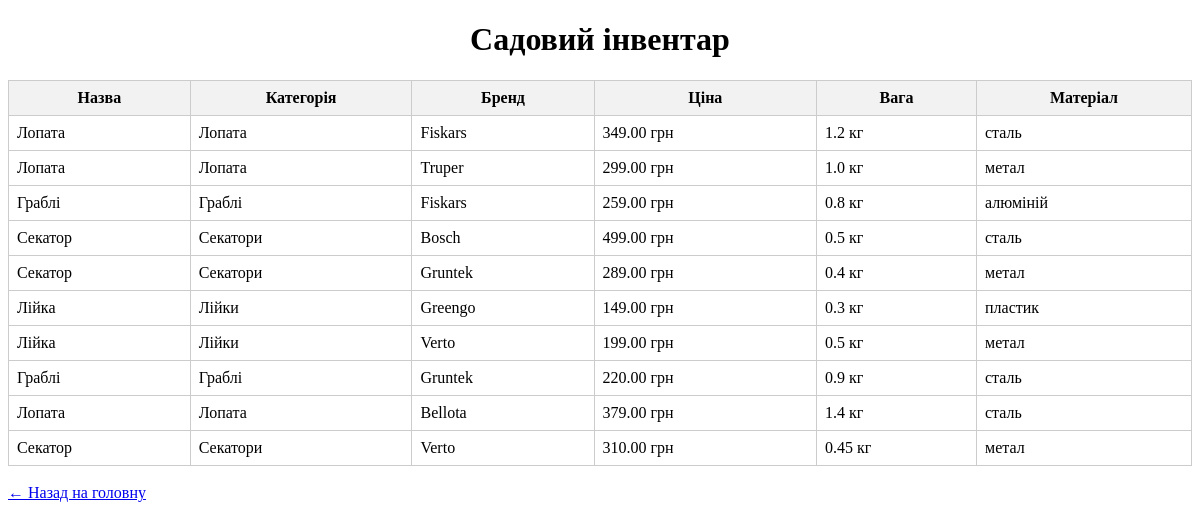
/tools/, run on the app's committed database.
### Ogirok/models.py (models this page shows, shortened)
class Tool(models.Model):
    name = models.CharField(max_length=100, verbose_name="Назва інструмента")
    category = models.ForeignKey(Category, on_delete=models.CASCADE, verbose_name="Категорія")
    brand = models.CharField(max_length=50, verbose_name="Бренд", default="Без бренду")
    price = models.DecimalField(max_digits=8, decimal_places=2, verbose_name="Ціна")
    weight = models.FloatField(verbose_name="Вага (кг)", default=1.0)
    material = models.CharField(max_length=50, verbose_name="Матеріал", default="метал")
    is_available = models.BooleanField(default=True, verbose_name="В наявності")
    created_at = models.DateTimeField(auto_now_add=True, verbose_name="Створено")

class Category(models.Model):
    name = models.CharField(max_length=50, unique=True, verbose_name="Категорія")
    description = models.TextField(blank=True, verbose_name="Опис")

### Ogirok/views.py (the view)
# urls.py: path('tools/', views.tools_page, name='tools'),
def tools_page(request):
    tools = Tool.objects.all()
    return render(request, 'Ogirok/tools_page.html', {'tools': tools})

### Ogirok/templates/ogirok/tools_page.html (shortened to what this page needs)
<!DOCTYPE html>
<html>
<head>
</head>
<body>
    <h1>Садовий інвентар</h1>
    <table>
        <tr>
            <th>Назва</th>
            <th>Категорія</th>
            <th>Бренд</th>
            <th>Ціна</th>
            <th>Вага</th>
            <th>Матеріал</th>
        </tr>
        {% for tool in tools %}
        <tr>
            <td>{{ tool.name }}</td>
            <td>{{ tool.category.name }}</td>
            <td>{{ tool.brand }}</td>
            <td>{{ tool.price }} грн</td>
            <td>{{ tool.weight }} кг</td>
            <td>{{ tool.material }}</td>
        </tr>
        {% empty %}
        <tr>
            <td colspan="6">Інвентар відсутній</td>
        </tr>
        {% endfor %}
    </table>
    <br>
    <a href="/">← Назад на головну</a>
</body>
</html>

### Ogirok/templates/ogirok/tools_page.html (style rules this page uses)
table { border-collapse: collapse; width: 100%; }
th, td { border: 1px solid #ccc; padding: 8px; }
th { background-color: #f2f2f2; }
h1 { text-align: center; }

### data on the page
Tool: name "Лопата", category.name "Лопата", brand "Fiskars", price "349.00", weight "1.2", material "сталь"
Tool: name "Лопата", category.name "Лопата", brand "Truper", price "299.00", weight "1.0", material "метал"
Tool: name "Граблі", category.name "Граблі", brand "Fiskars", price "259.00", weight "0.8", material "алюміній"
Tool: name "Секатор", category.name "Секатори", brand "Bosch", price "499.00", weight "0.5", material "сталь"
Tool: name "Секатор", category.name "Секатори", brand "Gruntek", price "289.00", weight "0.4", material "метал"
Tool: name "Лійка", category.name "Лійки", brand "Greengo", price "149.00", weight "0.3", material "пластик"
Tool: name "Лійка", category.name "Лійки", brand "Verto", price "199.00", weight "0.5", material "метал"
Tool: name "Граблі", category.name "Граблі", brand "Gruntek", price "220.00", weight "0.9", material "сталь"
Tool: name "Лопата", category.name "Лопата", brand "Bellota", price "379.00", weight "1.4", material "cталь"
Tool: name "Секатор", category.name "Секатори", brand "Verto", price "310.00", weight "0.45", material "метал"
